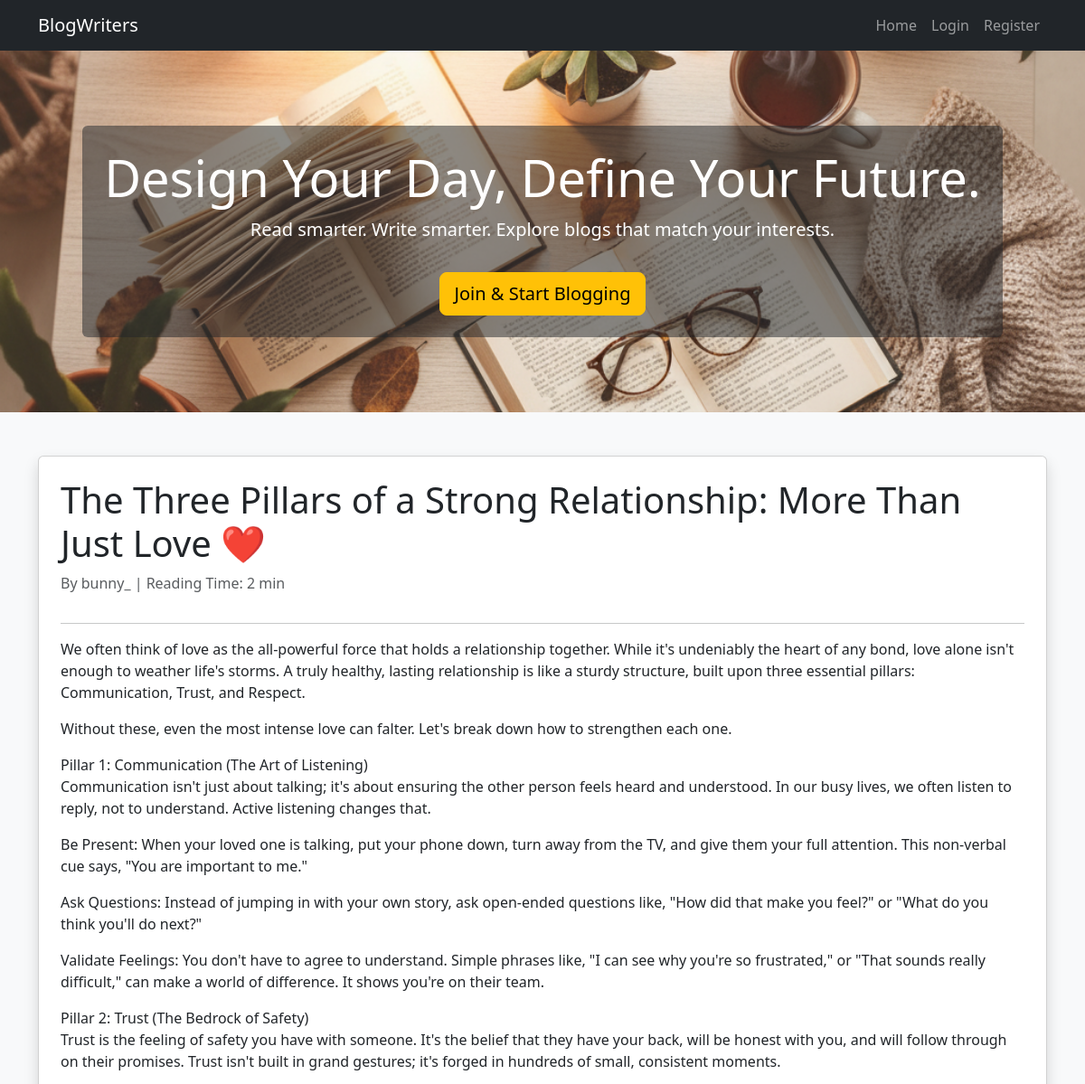
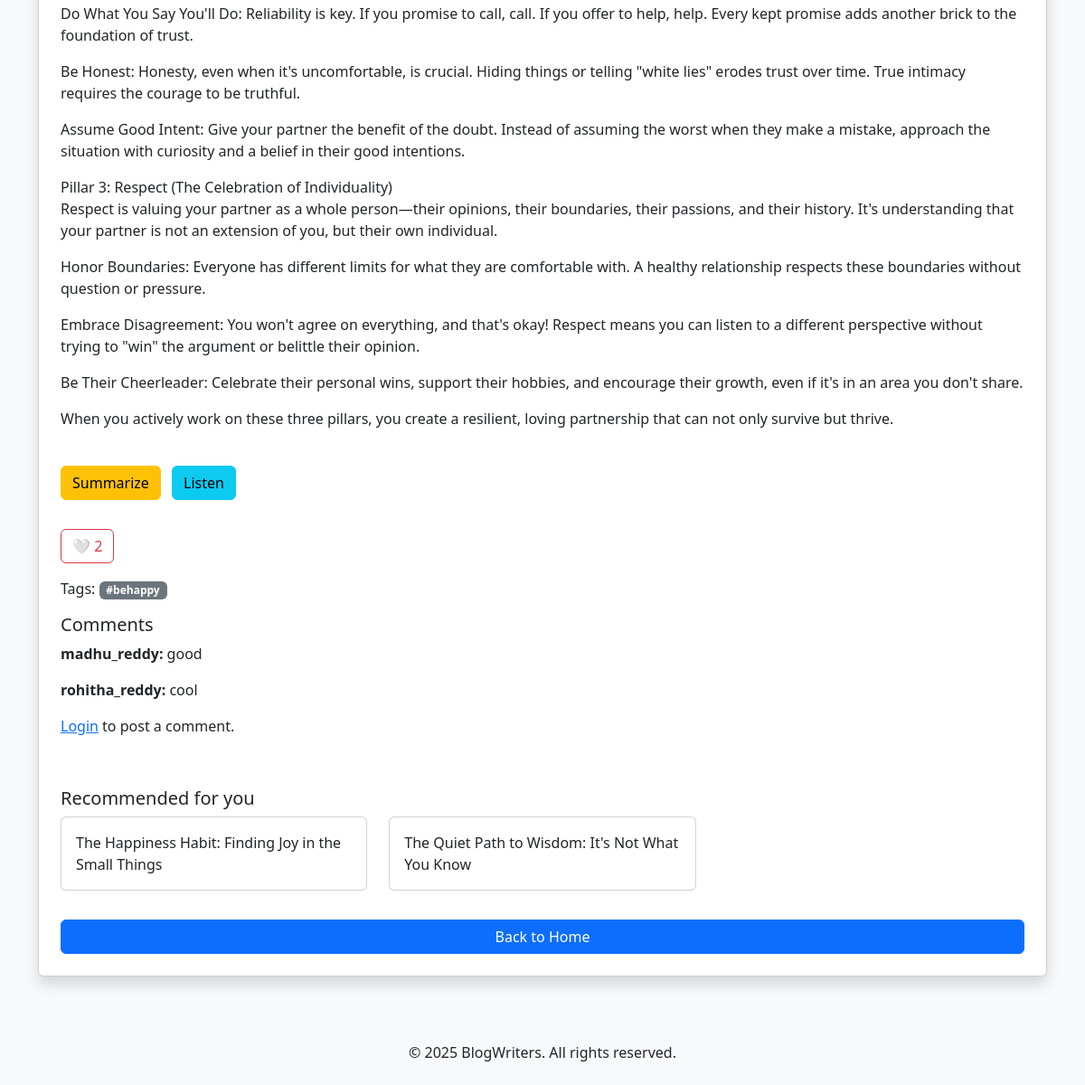
Page /blog/17/ on the committed database (2 pictures, top to bottom).
### BlogWriter/models.py (models this page shows, shortened)
class BlogPost(models.Model):
    title = models.CharField(max_length=200)
    content = models.TextField()
    summary = models.TextField(blank=True, null=True)
    tags = models.ManyToManyField('Tag', related_name="posts")
    author = models.ForeignKey(User, on_delete=models.CASCADE)
    created_at = models.DateTimeField(auto_now_add=True)
    updated_at = models.DateTimeField(auto_now=True)
    def word_count(self):
        return len(self.content.split())
    def reading_time(self):
        return max(1, round(self.word_count() / 200))

class Tag(models.Model):
    name = models.CharField(max_length=50, unique=True)

class Comment(models.Model):
    post = models.ForeignKey(BlogPost, on_delete=models.CASCADE, related_name='comments')
    author = models.ForeignKey(User, on_delete=models.CASCADE)
    content = models.TextField()
    created_at = models.DateTimeField(auto_now_add=True)

### BlogWriter/views.py (the view)
# urls.py: path("blog/<int:blog_id>/", BlogDetail, name="BlogDetail"),
def BlogDetail(request, blog_id):
    blog = get_object_or_404(BlogPost, id=blog_id)
    related_blogs = []
    first_tag = blog.tags.first()
    if first_tag:
        related_blogs = first_tag.posts.exclude(id=blog.id)[:3]
    comments = Comment.objects.filter(post=blog).order_by('-created_at')
    user_liked = False
    if request.user.is_authenticated:
        user_liked = Like.objects.filter(post=blog, user=request.user).exists()
    return render(request, "BlogDetail.html", {
        "blog": blog,
        "related_blogs": related_blogs,
        "comments": comments,
        "user_liked": user_liked
    })

### templates/BlogDetail.html (shortened to what this page needs)
{% extends "base.html" %}
{% block content %}
<div class="card shadow p-4">
    <h1 class="text-dark">{{ blog.title }}</h1>
    <p class="text-muted">
        By {{ blog.author.username }} | Reading Time: {{ blog.reading_time }} min
    </p>
    <hr>
    <div class="card-text mb-4">{{ blog.content|linebreaks }}</div>
    <div class="mb-4">
        <button id="tldr-btn" class="btn btn-warning me-2">Summarize</button>
        <button id="tts-btn" class="btn btn-info">Listen</button>
    </div>
    <div class="mb-3">
        <button id="like-btn" class="btn btn-outline-danger">
            <span id="like-icon">{% if user_liked %}❤️{% else %}🤍{% endif %}</span>
            <span id="like-count">{{ blog.likes.count }}</span>
        </button>
    </div>
    {% if blog.tags.all %}
    <p>
        Tags:
        {% for tag in blog.tags.all %}
            <span class="badge bg-secondary">{{ tag.name }}</span>
        {% endfor %}
    </p>
    {% endif %}
    <div class="mb-3">
        <h5>Comments</h5>
        <div id="comments-list">
            {% for comment in comments %}
                <p><strong>{{ comment.author.username }}:</strong> {{ comment.content }}</p>
            {% endfor %}
        </div>
        {% if user.is_authenticated %}
            <textarea id="comment-input" class="form-control mb-2" placeholder="Write a comment..."></textarea>
            <button id="comment-btn" class="btn btn-primary">Post Comment</button>
        {% else %}
            <p><a href="{% url 'login' %}">Login</a> to post a comment.</p>
        {% endif %}
    </div>
    <h5 class="mt-4">Recommended for you</h5>
    <div class="row">
        {% for related in related_blogs %}
        <div class="col-md-4 mb-3">
            <div class="card">
                <div class="card-body">
                    <a href="{% url 'BlogDetail' related.id %}" class="text-dark text-decoration-none">{{ related.title }}</a>
                </div>
            </div>
        </div>
        {% empty %}
            <p>No recommendations available.</p>
        {% endfor %}
    </div>
    <a href="{% url 'HomePage' %}" class="btn btn-primary mt-3">Back to Home</a>
</div>
{% endblock %}

### rows in the picture
BlogPost: title "The Three Pillars of a Strong Relationship: More Than Just Love ❤️", author.username "bunny_", reading_time "2", content "We often think of love as the all-powerful force that holds a relationship together. While it's undeniably the heart of any bond, love alone isn't enough to weather life's storms. A truly healthy, lasting relationship is like a sturdy structure, built upon three essential pillars: Communication, Trust, and Respect. Without these, even the most intense love can falter. Let's break down how to strengthen each one. Pillar 1: Communication (The Art of Listening) Communication isn't just about talking; it's about ensuring the other person feels heard and understood. In our busy lives, we often listen to reply, not to understand. Active listening changes that. Be Present: When your loved one is…", likes.count "2"
Tag: name "#behappy"
Comment: author.username "madhu_reddy", content "good"
Comment: author.username "rohitha_reddy", content "cool"
BlogPost: title "The Happiness Habit: Finding Joy in the Small Things"
BlogPost: title "The Quiet Path to Wisdom: It's Not What You Know"
